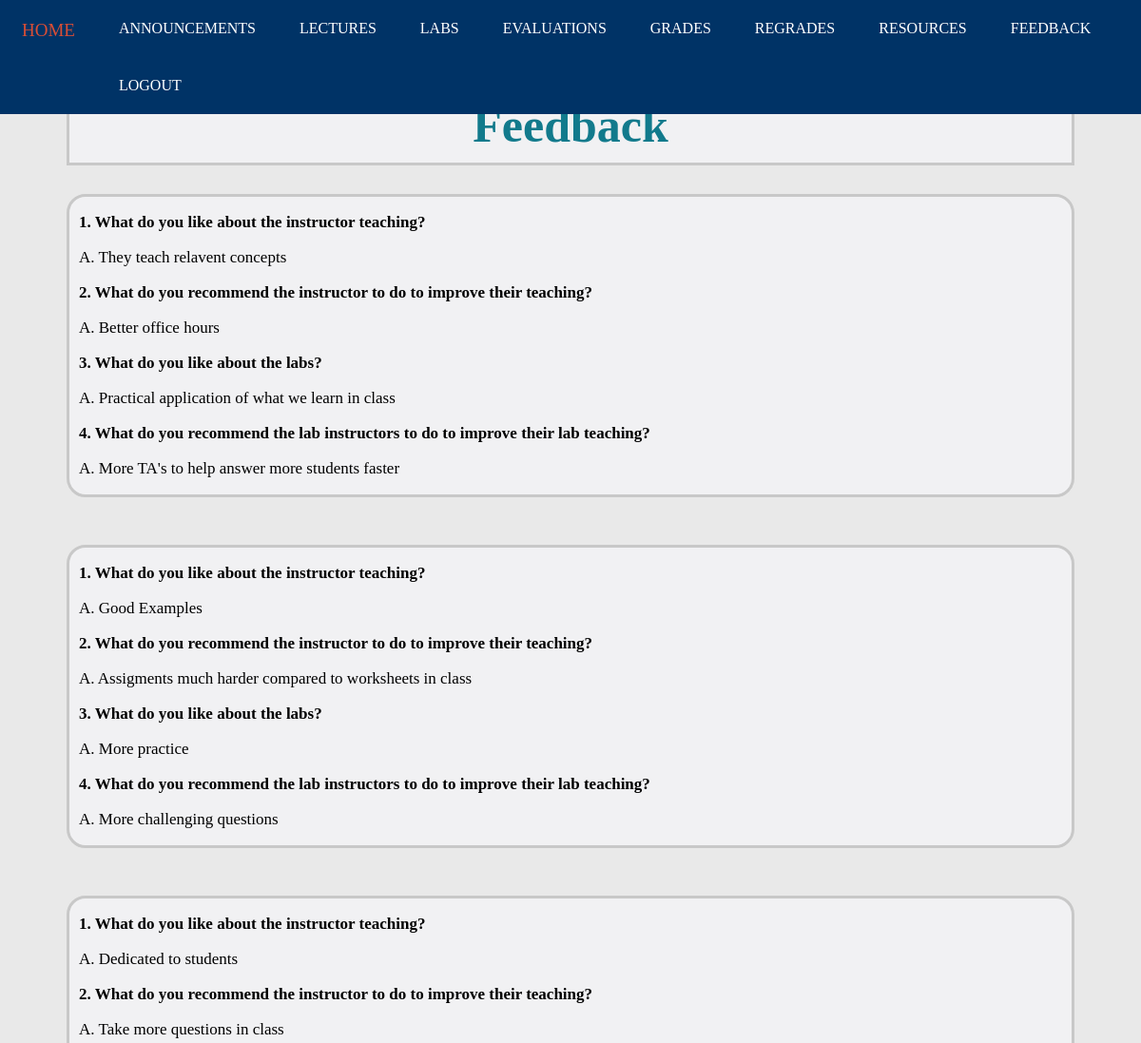
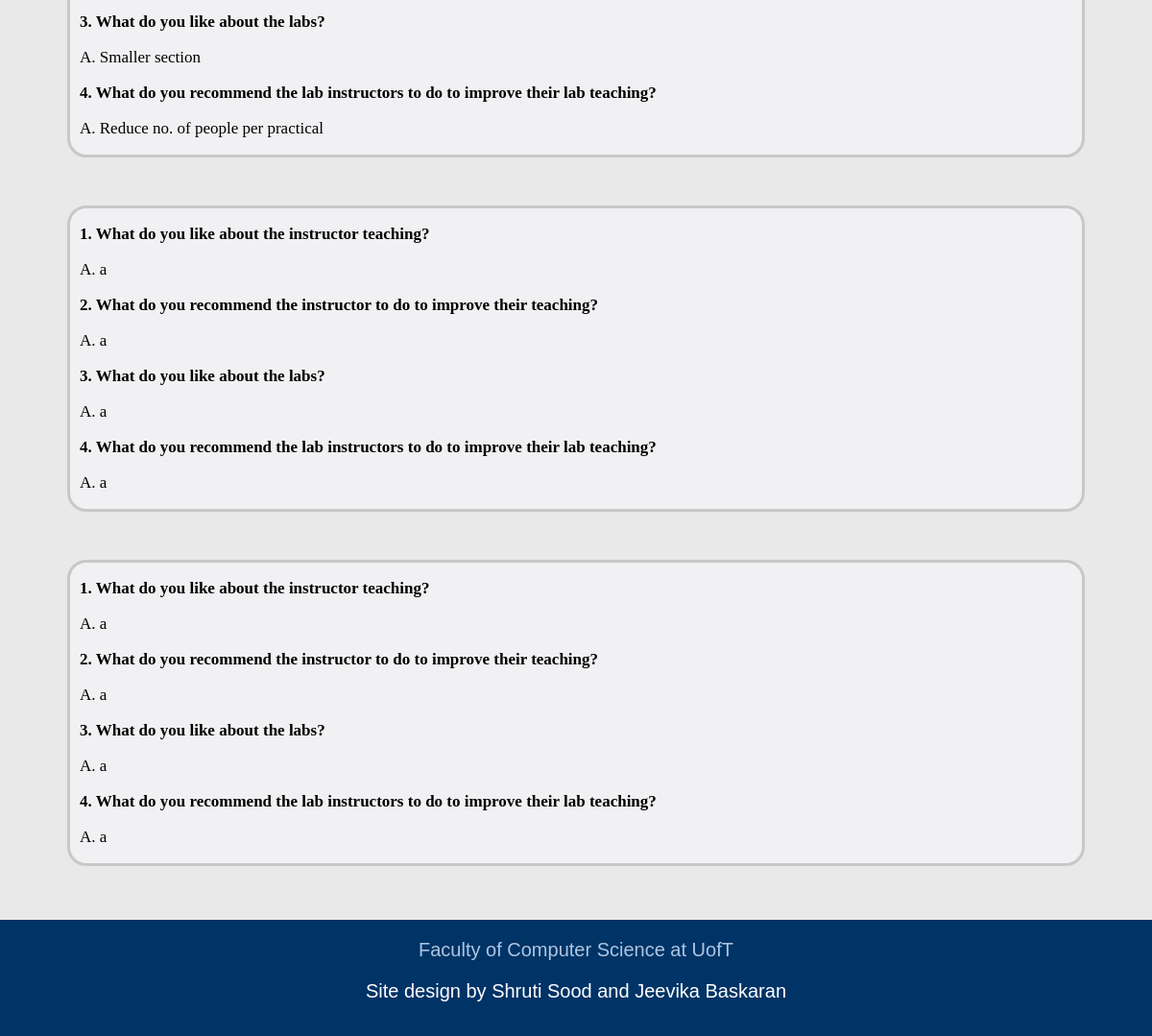
/feedback_i.html (signed in), run on the app's committed database (2 pictures, top to bottom).
### tables this page shows
CREATE TABLE "Feedback" (
	"UtorID"	TEXT,
	"Question1"	TEXT,
	"Question2"	TEXT,
	"Question3"	TEXT,
	"Question4"	TEXT
);

### app.py (the view)
@app.route('/feedback_i.html')
def feedback_i():
    if session.get('current_login') == None:
        return render_template('login.html')
    else:
        sql = """ SELECT * FROM Feedback WHERE UtorID = '{}' """.format(session['current_login'])
        feedbacks = db.engine.execute(text(sql))
        return render_template('/feedback_i.html', feedbacks = feedbacks)

### templates/feedback_i.html (shortened to what this page needs)
<!DOCTYPE html>
<html>
<head>
	<link rel="stylesheet" type="text/css" href="static/StyleSheets/feedbacki.css">
	<link rel="stylesheet" type="text/css" href="static/StyleSheets/headerfooter.css">
</head>
<body>
	<div class = "navbar">
		<a href="index_i.html">HOME</a>
		<a href="announcements_i.html">ANNOUNCEMENTS</a>
		<a href="lectures_i.html">LECTURES</a>
		<a href="labs_i.html">LABS</a>
		<a href="evaluations_i.html">EVALUATIONS</a>
		<a href="grades_i.html">GRADES</a>
		<a href="regrades_i.html">REGRADES</a>
		<a href="resources_i.html">RESOURCES</a>
		<a href="feedback_i.html">FEEDBACK</a>
		<a href="logout">LOGOUT</a>
	</div>
	<div class = "title">
		<section class="title_sec">
			<h1>Feedback</h1>
		</section>
	</div>
	{% for feedback in feedbacks %}
	<div class = "feedbacks">
		<section class="feedback">
			<p><strong>1. What do you like about the instructor teaching?</strong></p>
			<p>A. {{ feedback['Question1'] }}</p>
			<p><strong>2. What do you recommend the instructor to do to improve their teaching? </strong></p>
			<p>A. {{ feedback['Question2'] }}</p>
			<p><strong>3. What do you like about the labs?</strong><p>
			<p>A. {{ feedback['Question3'] }}</p>
			<p><strong>4. What do you recommend the lab instructors to do to improve their lab teaching?</strong><p>
			<p>A. {{ feedback['Question4'] }}</p>
		</section>
		<br>
	</div>
	{% endfor %}
	<br><br>
	<div class = "footer">
		<a href="https://web.cs.toronto.edu/" target="_blank">Faculty of Computer Science at UofT</a>
		<p>Site design by Shruti Sood and Jeevika Baskaran</p>
	</div>
</body>
</html>

### static/StyleSheets/feedbacki.css (style rules this page uses)
.title { margin-top: 90px; background-color: #F1F1F3; margin-left: 70px; margin-right: 70px; }
.title_sec { padding-left: 10px; padding-right: 10px; border: solid; border-color: #C8C8C8; display: block; }
.title_sec h1 { color: #127a8c; font-size: 50px; text-align: center; margin:10px; }
.feedbacks { margin-top: 30px; margin-left: 70px; margin-right: 70px; font-size: 17px; }
.feedback { padding-left: 10px; padding-right: 10px; border: solid; border-color: #C8C8C8; display: block; border-radius: 20px; background-color: #F1F1F3; font-size: 17px; }

### static/StyleSheets/headerfooter.css (style rules this page uses)
body { margin:0px; border:0px; padding:0px; background-color: #E9E9E9; }
.navbar { background-color: #003366; position: fixed; top: 0; overflow: hidden; width: 100%; }
.navbar a { float: left; color: white; text-align: center; padding: 21px 23px; text-decoration: none; font-size: 16px; }
.footer { background-color: #003366; overflow: hidden; min-height: 12vh; padding-top: 20px; padding-bottom: 5px; font-family:'Poppins', sans-serif; text-align: center; }
.footer a { color: #ACC6E2; padding-top: : 20px; text-decoration: none; font-size: 20px; }
.footer p { color: white; font-size: 20px; }

### data on the page
Feedback: Question1 "They teach relavent concepts", Question2 "Better office hours", Question3 "Practical application of what we learn in class", Question4 "More TA's to help answer more students faster"
Feedback: Question1 "Good Examples", Question2 "Assigments much harder compared to worksheets in class", Question3 "More practice", Question4 "More challenging questions"
Feedback: Question1 "Dedicated to students", Question2 "Take more questions in class", Question3 "Smaller section", Question4 "Reduce no. of people per practical"
Feedback: Question1 "a", Question2 "a", Question3 "a", Question4 "a"
Feedback: Question1 "a", Question2 "a", Question3 "a", Question4 "a"
